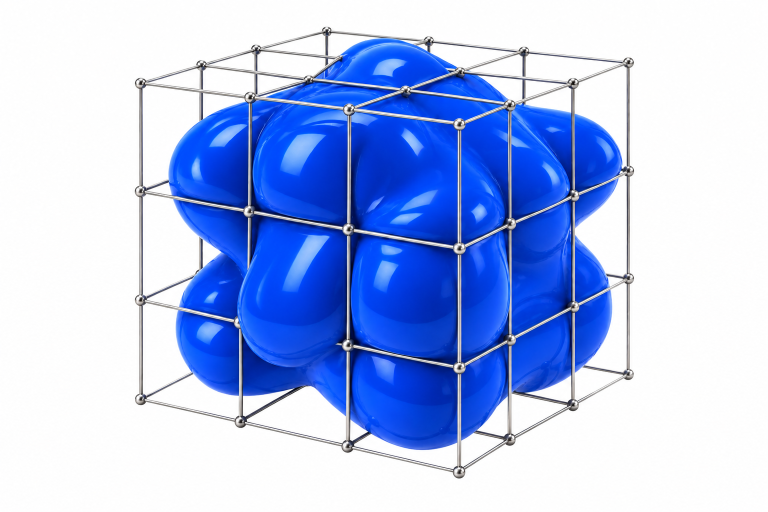
#> input picture assets/hero-concepts/grid-v3.png, 1536 x 1024 px (shown at 1/2 size)
$ python build-reference-lobes.py
#> lines starting #> are read from the running program, lines starting #| are printed output that depends on the picture; after the words box and inside, x2 and y2 are one past the last pixel; in counts of white or black regions, pixels touching at a corner belong together
"""Build a new image-constrained target volume, independently of earlier slime meshes."""
from pathlib import Path
import json
import numpy as np
from PIL import Image
from scipy import ndimage
root=Path(__file__).parent
cal=json.loads((root/'reference-camera.json').read_text()); R=np.array(cal['worldToCamera']);t=np.array(cal['translation'])
#> (reads design/slime-blueprint/reference-camera.json from the repository)
im=np.asarray(Image.open(root/'../../assets/hero-concepts/grid-v3.png').convert('RGB')).astype(float)
mask=(im[:,:,2]>90)&(im[:,:,2]>im[:,:,0]*1.35)&(im[:,:,2]>im[:,:,1]*1.13)
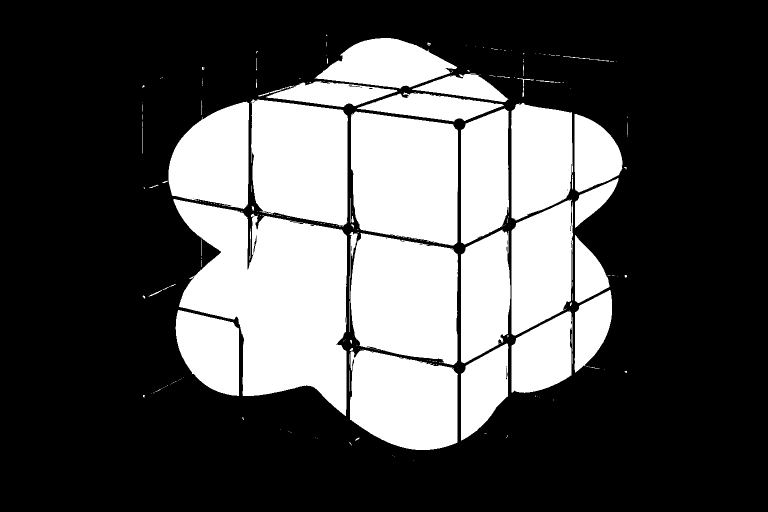
#> mask: shape (1024, 1536) bool (shown at 1/2 size); 31.9% white; 245 white regions (186 under 20 px), largest, box (x1, y1, x2, y2) and area: (347, 398, 694, 832) 91900, (702, 223, 916, 491) 49907, (701, 466, 916, 730) 47087
mask=ndimage.binary_fill_holes(ndimage.binary_closing(mask,iterations=7));labels,n=ndimage.label(mask);sizes=np.bincount(labels.ravel());sizes[0]=0;mask=labels==sizes.argmax()
#> after `mask = ndimage.binary_fill_holes(ndimage.binary_closing(mask, iteratio`:
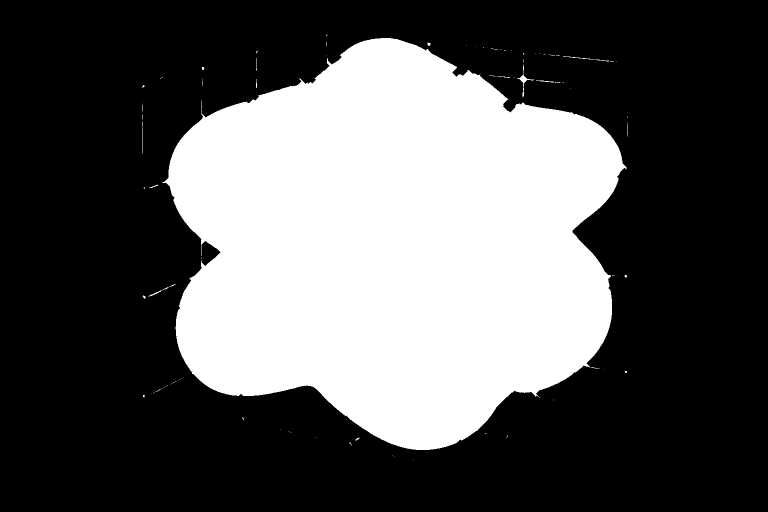
#> mask: shape (1024, 1536) bool (shown at 1/2 size); 34.5% white; 102 white regions (84 under 20 px), largest, box (x1, y1, x2, y2) and area: (324, 76, 1253, 900) 541656, (1034, 129, 1068, 194) 262, (1126, 112, 1188, 119) 77
#> after `labels, n = ndimage.label(mask)`:
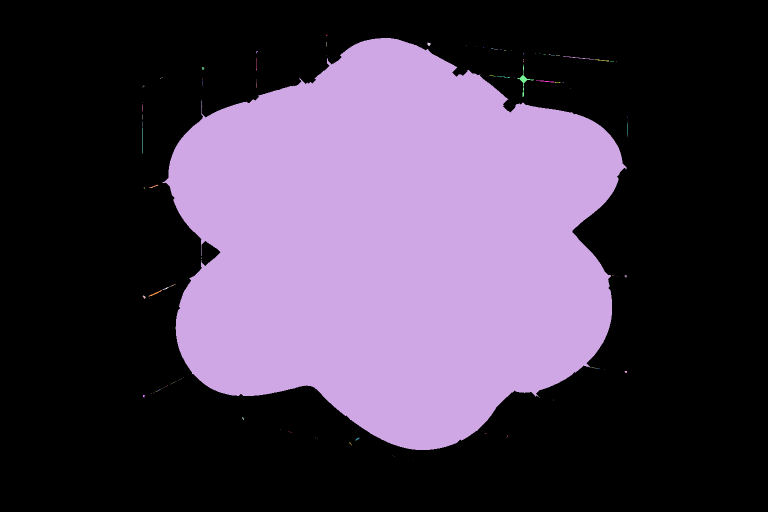
#> labels: shape (1024, 1536) int32 (shown at 1/2 size); 121 distinct labels, from 0 to 120; one colour per label, 0 black
#> after `labels, n = ndimage.label(mask)`: n = 120
#> after `sizes = np.bincount(labels.ravel())`: sizes = 121 values, max 1029997 at index 0, min 1 at index 5, mean 12998.9
#> after `mask = labels == sizes.argmax()`:
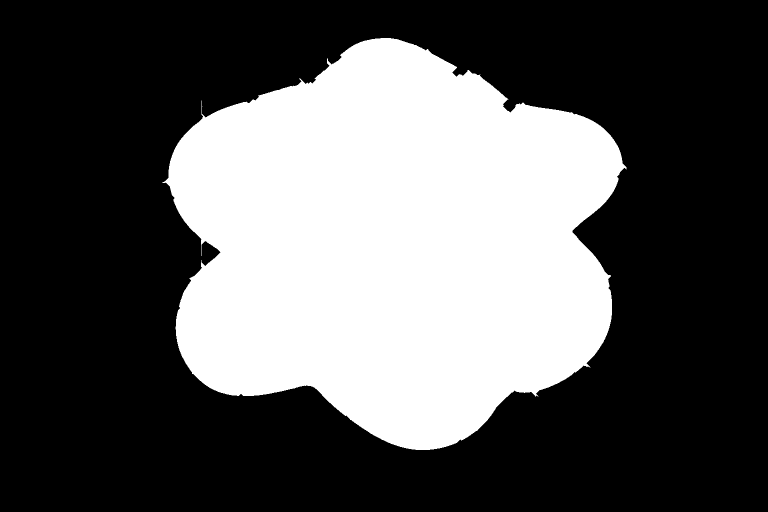
#> mask: shape (1024, 1536) bool (shown at 1/2 size); 34.4% white; 1 white region, box (x1, y1, x2, y2) and area: (324, 76, 1253, 900) 541653
sdf=ndimage.distance_transform_edt(~mask)-ndimage.distance_transform_edt(mask)
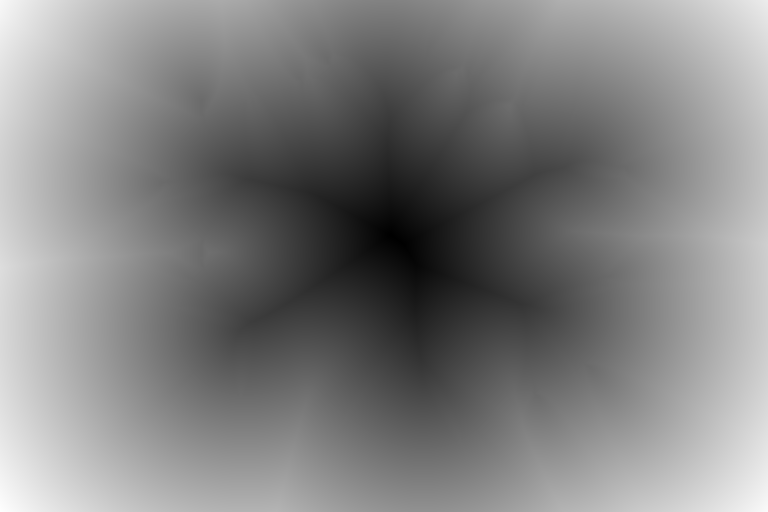
#> sdf: shape (1024, 1536) float64 (shown at 1/2 size); min -341.2, max 472.9, mean 70.9; drawn with min black and max white
resolution=96;extent=90
z,y,x=np.mgrid[:resolution,:resolution,:resolution];p=np.stack([x,y,z],-1).reshape(-1,3)/resolution*2*extent-extent
q=p@R.T+t;uv=q[:,:2]/q[:,2,None]*cal['focal']+[768,512]
outline=ndimage.map_coordinates(sdf,[uv[:,1],uv[:,0]],order=1,mode='constant',cval=1000)*q[:,2]/cal['focal']
# Explicit solid lobes traced from the source; pixel-space radii describe their
# visible footprint, depth radii create actual rounded geometry (not a texture).
lobes=[
 # name, cx, cy, rx, ry, depth center, depth radius, tilt radians
 ('crown',765,210,183,137,770,43,-.10),
 ('upper left shoulder',486,350,156,137,778,40,.16),
 ('upper front left',635,350,160,158,741,42,-.08),
 ('upper front right',849,388,148,170,745,42,.07),
 ('long front left fold',590,566,115,181,738,40,.22),
 ('long front right fold',849,665,156,219,749,44,-.02),
 ('lower left',479,685,137,113,780,41,.10),
 ('right upper side',1090,341,153,130,794,43,.04),
 ('right middle side',1100,494,111,148,795,42,-.10),
 ('right lower side',1108,659,121,125,794,43,-.12),
 ('interior bridge',792,496,235,250,789,46,0),
]
def smooth_min(a,b,k):
 h=np.maximum(k-np.abs(a-b),0)/k
 return np.minimum(a,b)-h*h*k*.25
scale=t[2]/cal['focal']
target=np.full(len(p),1e6)
for name,cx,cy,rx,ry,depth,rz,angle in lobes:
 dx=(uv[:,0]-cx)*scale;dy=(uv[:,1]-cy)*scale
 lx=dx*np.cos(angle)+dy*np.sin(angle);ly=-dx*np.sin(angle)+dy*np.cos(angle)
 radii=np.array([rx*scale*1.20,ry*scale*1.12,rz])
 distance=(np.sqrt((lx/radii[0])**2+(ly/radii[1])**2+((q[:,2]-depth)/rz)**2)-1)*radii.min()
 target=smooth_min(target,distance,4.6)
# Preserve the source contour, with a smooth boundary instead of a flat extrusion.
target=np.maximum(target,outline)
target=ndimage.gaussian_filter(target.reshape((resolution,)*3),.8).ravel()
(root/'cell-lobes.json').write_text(json.dumps(lobes,indent=2))
spheres=np.full(len(p),1e6)
for a in [-100/3,0,100/3]:
 for b in [-100/3,0,100/3]:
  for c in [-100/3,0,100/3]:spheres=np.minimum(spheres,np.linalg.norm(p-[a,b,c],axis=1)-13.5)
np.stack([spheres,target]).astype('<f4').tofile(root/'cell-fields.bin')
(root/'cell-field-spec.json').write_text(json.dumps({'resolution':resolution,'extent':extent,'cells':27,'sphereRadius':13.5,'targetSource':'assets/hero-concepts/grid-v3.png silhouette and 11 traced solid ellipsoid lobes; inferred depth; no image projection','gravity':False},indent=2))
print('27 sphere fields and image-derived target field generated')
